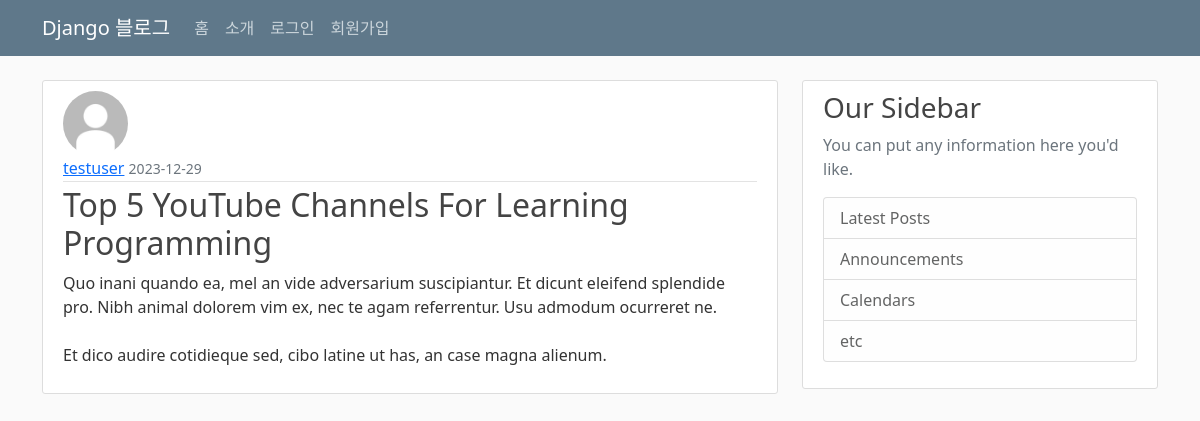
The page /post/30/ on the database its author committed.
### blog/models.py (models this page shows, shortened)
class Post(models.Model):
    title = models.CharField(max_length=100)
    content = models.TextField()
    date_posted = models.DateTimeField(default=timezone.now)
    author = models.ForeignKey(User, on_delete=models.CASCADE)

### users/models.py (models this page shows, shortened)
class Profile(models.Model):
    user = models.OneToOneField(User, on_delete=models.CASCADE)
    image = models.ImageField(default="default.jpg", upload_to="profile_pics")

### blog/views.py (the view)
# urls.py: path("post/<int:pk>/", PostDetailView.as_view(), name="post-detail"),
class PostDetailView(DetailView):
    model = Post

### blog/templates/blog/post_detail.html (shortened to what this page needs)
{% extends "blog/base.html" %}
{% block content %}
  <article class="media content-section">
    <img class="rounded-circle article-img" src="{{ object.author.profile.image.url }}">
    <div class="media-body">
      <div class="article-metadata">
        <a class="mr-2" href="{% url "user-posts" object.author.username %}">{{ object.author }}</a>
        <small class="text-muted">{{ object.date_posted|date:"Y-m-d" }}</small>
      </div>
      <h2 class="article-title">{{ object.title }}
      </h2>
      <p class="article-content">{{ object.content }}</p>
    </div>
  </article>
{% endblock content %}

### blog/static/blog/main.css (style rules this page uses)
body { background: #fafafa; color: #333333; margin-top: 5rem; }
h1, h2, h3, h4, h5, h6 { color: #444444; }
.content-section { background: #ffffff; padding: 10px 20px; border: 1px solid #dddddd; border-radius: 3px; margin-bottom: 20px; }
.article-title { color: #444444; }
.article-content { white-space: pre-line; }
.article-img { height: 65px; width: 65px; margin-right: 16px; }
.article-metadata { padding-bottom: 1px; margin-bottom: 4px; border-bottom: 1px solid #e3e3e3 }

### rows shown on the page
Post: author.profile.image (placeholder picture), author "testuser", date_posted "2023-12-29", title "Top 5 YouTube Channels For Learning Programming", content "Quo inani quando ea, mel an vide adversarium suscipiantur. Et dicunt eleifend splendide pro. Nibh animal dolorem vim ex, nec te agam referrentur. Usu admodum ocurreret ne. Et dico audire cotidieque sed, cibo latine ut has, an case magna alienum."
